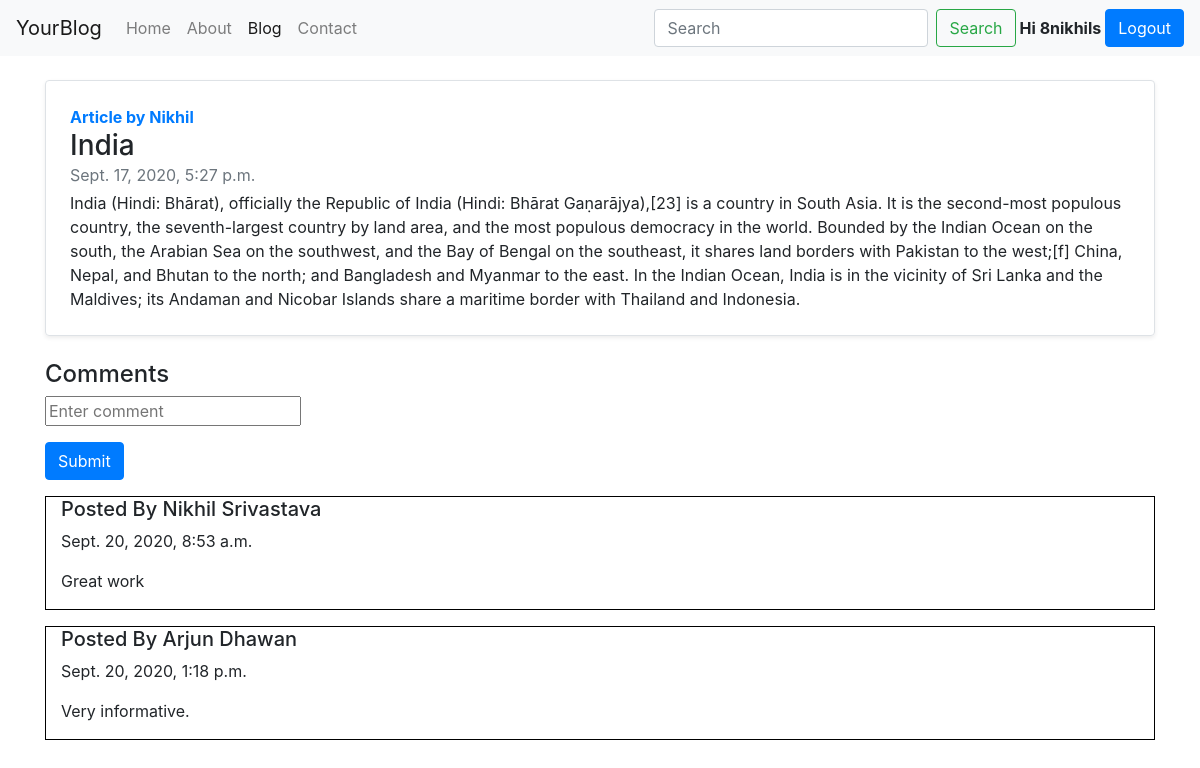
Page /blog/first (signed in) on the committed database.
### blog/models.py (models this page shows)
class Post(models.Model):
    sno = models.IntegerField()
    title = models.CharField(max_length=200)
    content = models.TextField()
    author = models.CharField(max_length=100)
    timeStamp = models.DateTimeField(blank=True)
    slug = models.CharField(max_length=200)

class BlogComment(models.Model):
    sno = models.AutoField(primary_key=True)
    comment = models.TextField()
    user = models.ForeignKey(User, on_delete=models.CASCADE)
    post = models.ForeignKey(Post, on_delete=models.CASCADE)
    parent = models.ForeignKey('self', on_delete=models.CASCADE, null=True)
    timeStamp = models.DateTimeField(default=now)

### blog/views.py (the view)
# urls.py: path('<str:slug>', views.blogpost, name='blogpost'),
def blogpost(request, slug):
    post = Post.objects.filter(slug=slug).first()
    comment = BlogComment.objects.filter(post=post)
    return render(request, 'blog/post.html', {'post': post, 'comment': comment})

### templates/blog/post.html (shortened to what this page needs)
{% extends 'base.html' %}{% block title %}Blog {% endblock title %}aaaaasssssas
{% block blogactive %}active {% endblock blogactive %}{% block body %}
<div class="container my-4">
  <div
    class="row no-gutters border rounded overflow-hidden flex-md-row mb-4 shadow-sm h-md-250 position-relative"
  >
    <div class="col p-4 d-flex flex-column position-static">
      <strong class="text-primary"
        >Article by <a href="/about">{{post.author}}</a></strong
      >
      <h3 class="mb-0">{{post.title}}</h3>
      <div class="mb-1 text-muted">{{post.timeStamp}}</div>
      <p class="card-text mb-auto">{{post.content}}</p>
    </div>
  </div>
</div>
<div class="container">
  <h4>Comments</h4>
  <form action="/blog/postcomment" method="post">
    <div class="form-group">
      <input type="text" name="comment" placeholder="Enter comment" />
    </div>
    <button class="btn btn-primary">Submit</button>
  </form>
  {% for c in comment %}
  <div class="col-md-12 my-3" style="border: 1px solid black">
    <h5>Posted By {{c.user.first_name}} {{ c.user.last_name}}</h5>
    <p>{{c.timeStamp}}</p>
    <p>{{c.comment}}</p>
  </div>
  {% endfor %}
</div>
{% endblock body %}

### templates/base.html (shortened to what this page needs)
<!DOCTYPE html>
<html lang="en">
  <head>
    <link
      rel="stylesheet"
      href="https://stackpath.bootstrapcdn.com/bootstrap/4.5.2/css/bootstrap.min.css"
    />
  </head>
  <body>
    <nav class="navbar navbar-expand-lg navbar-light bg-light">
      <a class="navbar-brand" href="/">YourBlog</a>
      <div class="collapse navbar-collapse" id="navbarSupportedContent">
        <ul class="navbar-nav mr-auto">
          <li class="nav-item {% block homeactive %} {% endblock homeactive %}">
            <a class="nav-link" href="/"
              >Home <span class="sr-only">(current)</span></a
            >
          </li>
          <li
            class="nav-item {% block aboutactive %} {% endblock aboutactive %}"
          >
            <a class="nav-link" href="/about">About</a>
          </li>
          <li class="nav-item {% block blogactive %} {% endblock blogactive %}">
            <a class="nav-link" href="/blog">Blog</a>
          </li>
          <li
            class="nav-item {% block contactactive %} {% endblock contactactive %}"
          >
            <a class="nav-link" href="/contact">Contact</a>
          </li>
        </ul>
        <form action="/search" method="get" class="form-inline my-2 my-lg-0">
          <input
            class="form-control mr-sm-2"
            type="search"
            placeholder="Search"
            aria-label="Search"
            name="search"
            id="search"
          />
          <button class="btn btn-outline-success my-2 my-sm-0" type="submit">
            Search
          </button>
        </form>
        {% if user.is_authenticated %}
        <strong style="margin-left: 4px"> Hi {{request.user}}</strong>
        <a href="/logout" class="btn btn-primary" style="margin-left: 4px">
          Logout</a
        >
        {% endif %}
      </div>
    </nav>
    {% block body %} {% endblock body %}
  </body>
</html>

### rows in the picture
Post: author "Nikhil", title "India", timeStamp "Sept. 17, 2020, 5:27 p.m.", content "India (Hindi: Bhārat), officially the Republic of India (Hindi: Bhārat Gaṇarājya),[23] is a country in South Asia. It is the second-most populous country, the seventh-largest country by land area, and the most populous democracy in the world. Bounded by the Indian Ocean on the south, the Arabian Sea on the southwest, and the Bay of Bengal on the southeast, it shares land borders with Pakistan to the west;[f] China, Nepal, and Bhutan to the north; and Bangladesh and Myanmar to the east. In the Indian Ocean, India is in the vicinity of Sri Lanka and the Maldives; its Andaman and Nicobar Islands share a maritime border with Thailand and Indonesia."
BlogComment: user.first_name "Nikhil", user.last_name "Srivastava", timeStamp "Sept. 20, 2020, 8:53 a.m.", comment "Great work"
BlogComment: user.first_name "Arjun", user.last_name "Dhawan", timeStamp "Sept. 20, 2020, 1:18 p.m.", comment "Very informative."

### other values in the picture
{{ request.user }} "8nikhils"
